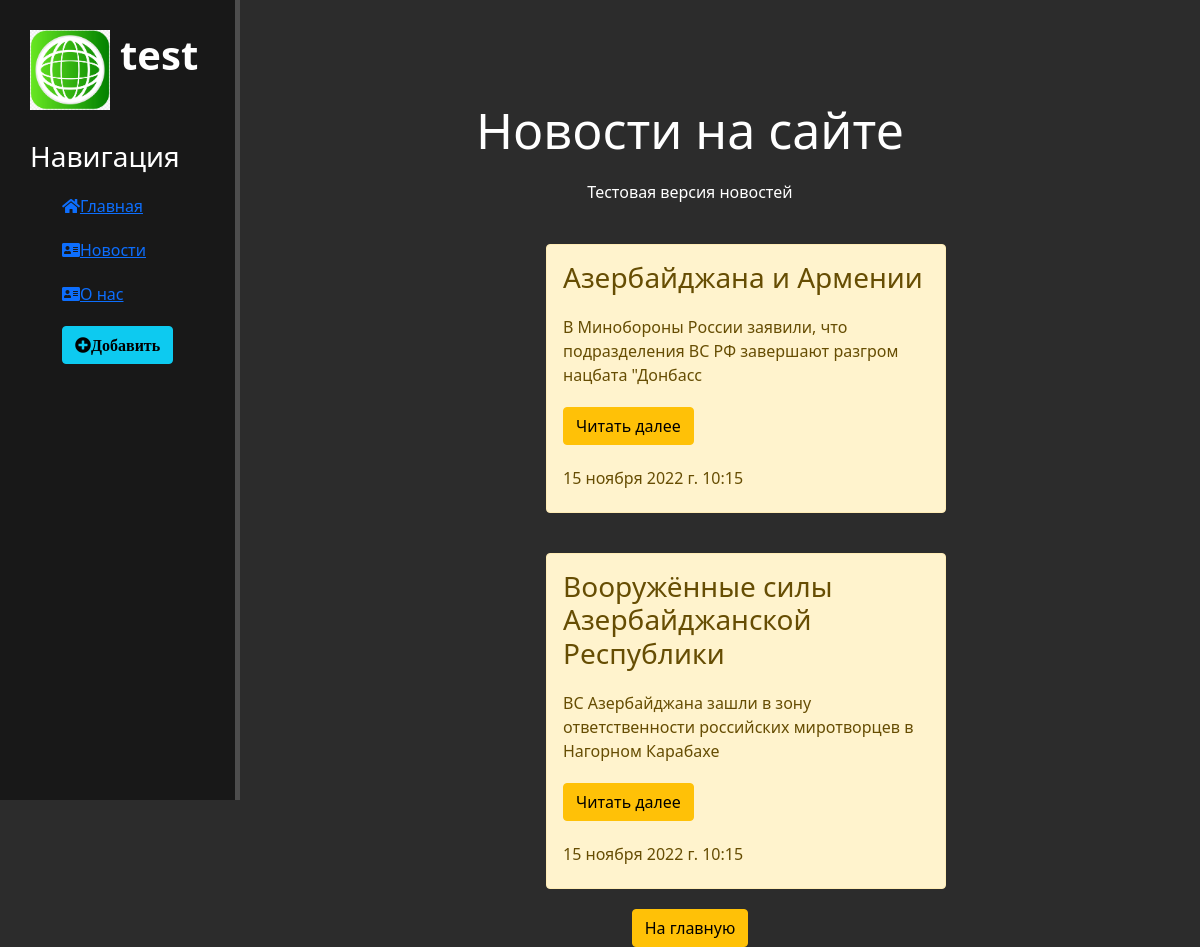
Page /news/ on the committed database.
### news/models.py (models this page shows, shortened)
class Articles(models.Model):
    title = models.CharField(verbose_name="Название", max_length=50)
    anons = models.CharField(verbose_name="Анонс", max_length=250)
    full_text = models.TextField(verbose_name='Статья')
    date = models.DateTimeField(verbose_name="Дата публикации")
    class Meta:
        verbose_name = 'Новость',
        verbose_name_plural = 'Новости'

### news/views.py (the view)
# urls.py: path('', views.news_nome, name='news_home'),
def news_nome (request):
    news = Articles.objects.order_by('-date')
    return render(request, 'news/news_home.html', {'news' : news})

### news/templates/news/news_home.html (shortened to what this page needs)
{% extends 'main/base.html' %}
{% block content %}
<div class="features">
    <h1>Новости на сайте </h1>
    <p>Тестовая версия новостей</p>
    {% if news%}
        {% for el in news %}
            <div class="alert alert-warning">
                <h3>{{ el.title }}</h3>
                <p>{{ el.anons }}</p>
                <a href="{% url 'news_detail' el.id %}" class="btn btn-warning">Читать далее</a>
                <br>
                <br>
                <h6>{{ el.date }}</h6>
            </div>
        {% endfor %}
    {% else %}
            <p>Нет новостей</p>
    {% endif %}
    <a href="{% url 'home' %}" class="btn btn-warning">На главную</a>
</div>
{% endblock %}

### main/templates/main/base.html (shortened to what this page needs)
{% load static %}
<!DOCTYPE html>
<html lang="en">
<head>
    <link rel="stylesheet" href="https://cdn.jsdelivr.net/npm/bootstrap@5.1.3/dist/css/bootstrap.min.css">
    <link rel="stylesheet" href="{% static 'main/css/main.css' %}">
    <link rel="stylesheet" href="https://use.fontawesome.com/releases/v5.8.2/css/all.css">
</head>
<body>
    <aside>
        <img src="{% static 'main/img/img.jpg' %}" alt="logo">
        <span class="logo">test</span>
        <h3>Навигация</h3>
        <ul>
            <li><a href="{% url 'home' %}"><i class="fas fa-home"></i>Главная</a></li>
            <li><a href="{% url 'news_home' %}"><i class="fas fa-address-card"></i>Новости</a></li>
            <li><a href="{% url 'about' %}"><i class="fas fa-address-card"></i>О нас</a></li>
            <li><a href=" {% url 'create' %} "><li><button class="btn btn-info"><i class="fas fa-plus-circle">Добавить</i> </button></a></li>
        </ul>
    </aside>
    <main>
        {% block content %}
        {% endblock %}
    </main>
</body>
</html>

### main/static/main/css/main.css (style rules this page uses)
body { background: #2c2c2c; }
aside { float: left; background: #181818; width: 20%; padding: 2.5%; height: 100vh; color: #fff; border-right: 5px solid #4d4d4d; }
aside img { width: 80px; float: left; }
aside .logo { font-size: 40px; margin-left: 10px; font-weight: bold; position: relative; top: -5px; }
aside h3 { margin-top: 50px; font-size: 28px; }
aside ul { list-style: none; }
aside ul li { color: #fff; display: block; margin-top: 20px; transition: transform .6s ease; }
main .features { float: left; color: #fff; margin-top: 100px; text-align: center; width: 75%; }
main .features h1 { font-size: 50px; }
main .features p { max-width: 400px; margin: 20px auto; }
.alert-warning { float: left; clear: both; width: 400px; margin: 20px 34%; text-align: left; }

### rows in the picture
Articles: title "Азербайджана и Армении", anons "В Минобороны России заявили, что подразделения ВС РФ завершают разгром нацбата \"Донбасс", date "15 ноября 2022 г. 10:15"
Articles: title "Вооружённые силы Азербайджанской Республики", anons "ВС Азербайджана зашли в зону ответственности российских миротворцев в Нагорном Карабахе", date "15 ноября 2022 г. 10:15"
